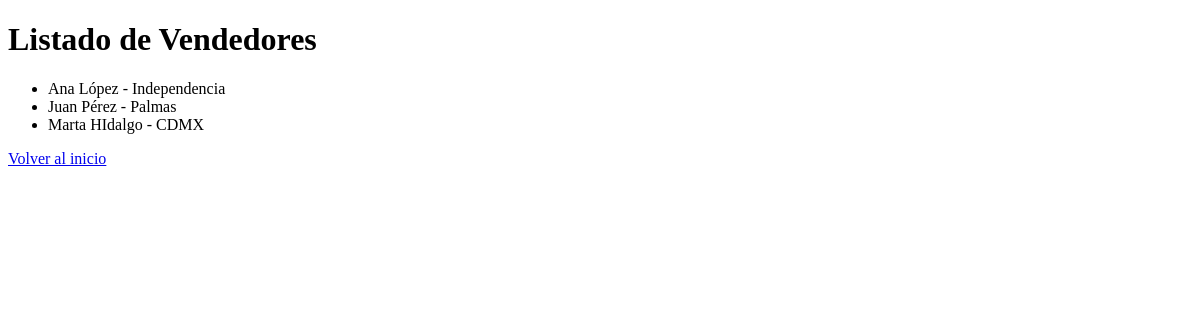
/catalogos/vendedores/, run on an earlier commit of the app's database.
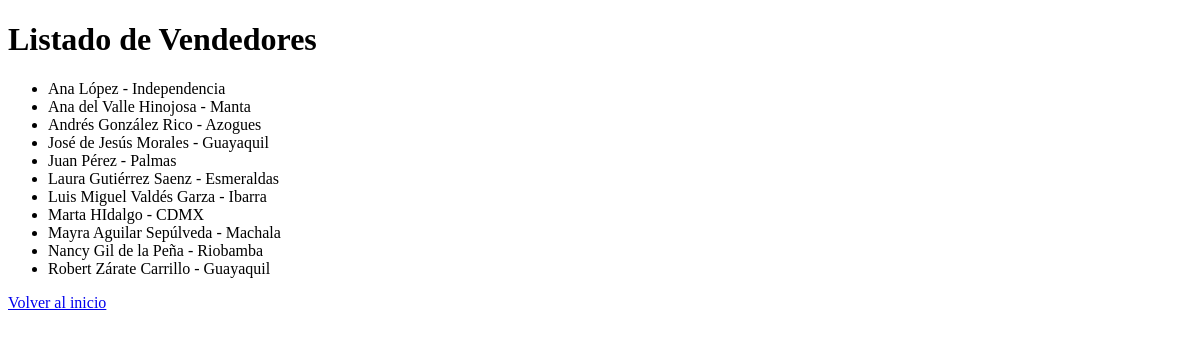
And on a later commit of the database.
### catalogos/models.py (models this page shows, shortened)
class Vendedor(models.Model):
    nombre = models.CharField(max_length=150)
    telefono = models.CharField(max_length=20, blank=True, null=True)
    correo = models.EmailField(blank=True, null=True)
    sucursal = models.ForeignKey(
        Sucursal,
        on_delete=models.PROTECT,
        related_name='vendedores'
    )
    activo = models.BooleanField(default=True)
    class Meta:
        verbose_name = "Vendedor"
        verbose_name_plural = "Vendedores"
        ordering = ['nombre']

class Sucursal(models.Model):
    nombre = models.CharField(max_length=100)
    ciudad = models.CharField(max_length=100)
    estado = models.CharField(max_length=100)
    pais = models.CharField(max_length=100, default="México")
    direccion = models.TextField(blank=True, null=True)
    activo = models.BooleanField(default=True)
    class Meta:
        verbose_name = "Sucursal"
        verbose_name_plural = "Sucursales"
        ordering = ['nombre']

### catalogos/views.py (the view)
# urls.py: path('vendedores/', lista_vendedores, name='lista_vendedores'),
def lista_vendedores(request):
    vendedores = Vendedor.objects.all()
    return render(request, 'catalogos/lista_vendedores.html', {'vendedores': vendedores})

### templates/catalogos/lista_vendedores.html (shortened to what this page needs)
<!DOCTYPE html>
<html lang="es">
<head>
</head>
<body>
    <h1>Listado de Vendedores</h1>
    <ul>
        {% for vendedor in vendedores %}
            <li>{{ vendedor.nombre }} - {{ vendedor.sucursal.nombre }}</li>
        {% empty %}
            <li>No hay vendedores registrados.</li>
        {% endfor %}
    </ul>
    <a href="/">Volver al inicio</a>
</body>
</html>

What changed in the data, as far as the page shows it:
added Vendedor: nombre "Ana del Valle Hinojosa", sucursal.nombre "Manta"
added Vendedor: nombre "Andrés González Rico", sucursal.nombre "Azogues"
added Vendedor: nombre "José de Jesús Morales", sucursal.nombre "Guayaquil"
added Vendedor: nombre "Laura Gutiérrez Saenz", sucursal.nombre "Esmeraldas"
added Vendedor: nombre "Luis Miguel Valdés Garza", sucursal.nombre "Ibarra"
added Vendedor: nombre "Mayra Aguilar Sepúlveda", sucursal.nombre "Machala"
added Vendedor: nombre "Nancy Gil de la Peña", sucursal.nombre "Riobamba"
added Vendedor: nombre "Robert Zárate Carrillo", sucursal.nombre "Guayaquil"
